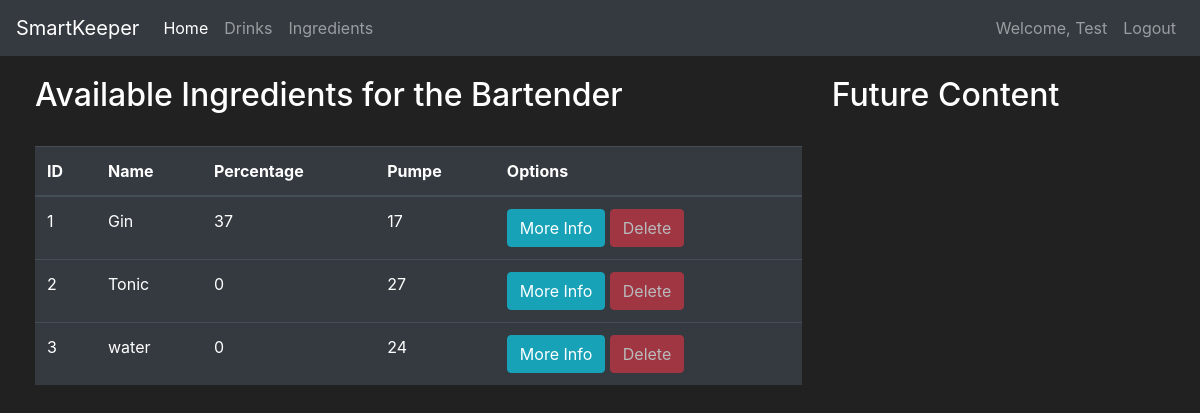
/ingredients (signed in), run on an earlier commit of the app's database.
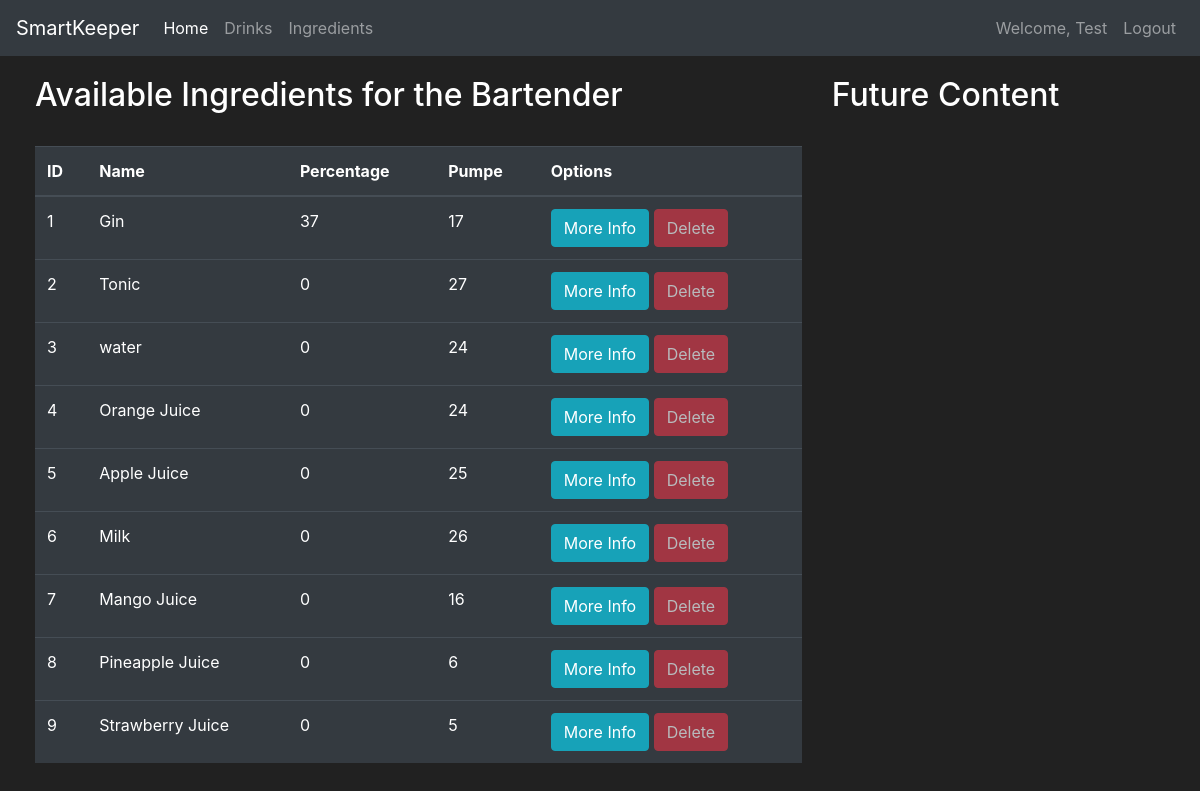
And on a later commit of the database.
### drinks/models.py (models this page shows, shortened)
class User(db.Model, UserMixin):
    id = db.Column(db.Integer(), primary_key=True)
    username = db.Column(db.String(length=30), nullable=False, unique=True)
    email_address = db.Column(db.String(length=50), nullable=False, unique=True)
    password_hash = db.Column(db.String(length=60), nullable=False)
    @property
    def password(self):
        return self.password

class Ingredient(db.Model):
    id = db.Column(db.Integer(), primary_key=True)
    name = db.Column(db.String(length=30), nullable=False, unique=True)
    percentage = db.Column(db.Integer(), nullable=False)
    pump = db.Column(db.Integer(), nullable=False)
    mapping = db.relationship("Map", backref="ingredient", lazy=True)

### drinks/routes.py (the view)
@app.route("/ingredients", methods=["GET", "POST"])
@login_required
def ingredients_page():
    deleteIngredient_form = DeleteIngredientForm()
    if request.method == "GET":
        ingredients = Ingredient.query.order_by(Ingredient.id.asc()).all()
        list = db.session.query(Drink, Ingredient, Map).filter(Drink.id == Map.drinkID).filter(Map.ingredientID == Ingredient.id).order_by(Ingredient.id.asc()).all()
        return render_template("ingredients.html", list=list, ingredients=ingredients, deleteIngredient_form=deleteIngredient_form)

### drinks/models.py (called while the page is built)
@login_manager.user_loader
def load_user(user_id):
    return User.query.get(int(user_id))

### drinks/templates/ingredients.html (shortened to what this page needs)
{% extends 'base.html' %}
{% block content %}
<div class="row" style="margin-top:20px; margin-left:20px">
  <div class="col-8">
    <h2>Available Ingredients for the Bartender</h2>
    <br>
    <table class="table table-hover table-dark">
      <thead>
        <tr>
          <th scope="col">ID</th>
          <th scope="col">Name</th>
          <th scope="col">Percentage</th>
          <th scope="col">Pumpe</th>
          <th scope="col">Options</th>
        </tr>
      </thead>
      <tbody>
        {% for ingredient in ingredients %}
        <tr>
          <td>{{ ingredient.id }}</td>
          <td>{{ ingredient.name }}</td>
          <td>{{ ingredient.percentage }}</td>
          <td>{{ ingredient.pump }}</td>
          <td>
            <button class="btn btn-outline btn-info" data-toggle="modal"
              data-target="#Modal-IngredientMoreInfo-{{ ingredient.id }}">More Info</button>
            <button class="btn btn-outline btn-danger" data-toggle="modal"
              data-target="#Modal-DeleteIngredientConfirm-{{ ingredient.id }}" disabled>Delete</button>
          </td>
        </tr>
        {% endfor %}
      </tbody>
    </table>
  </div>
  <div class="col-4">
    <h2>Future Content</h2>
    <br>
    <br>
  </div>
</div>
{% endblock %}

### drinks/templates/base.html (shortened to what this page needs)
<!doctype html>
<html lang="en">
   <head>
      <link rel="stylesheet" href="https://cdn.jsdelivr.net/npm/bootstrap@4.5.3/dist/css/bootstrap.min.css">
   </head>
   <body>
      <nav class="navbar navbar-expand-md navbar-dark bg-dark">
        <a class="navbar-brand" href="{{ url_for('home_page') }}">SmartKeeper</a>
        <div class="collapse navbar-collapse" id="navbarNav">
            <ul class="navbar-nav mr-auto">
                <li class="nav-item active">
                    <a class="nav-link" href="{{ url_for('home_page') }}">Home <span class="sr-only">(current)</span></a>
                </li>
                <li class="nav-item">
                    <a class="nav-link" href="{{ url_for('drinks_page') }}">Drinks</a>
                </li>
                <li class="nav-item">
                    <a class="nav-link" href="{{ url_for('ingredients_page') }}">Ingredients</a>
                </li>
            </ul>
                {% if current_user.is_authenticated %}
                    <ul class="navbar-nav">
                        <li class="nav-item">
                            <a class="nav-link">Welcome, {{ current_user.username }}</a>
                        </li>
                        <li class="nav-item">
                            <a class="nav-link" href="{{ url_for('logout_page') }}">Logout</a>
                        </li>
                    </ul>
                {% endif %}
        </div>
      </nav>
      {% block content %}
      {% endblock %}
   </body>
</html>

### drinks/templates/includes/ingredient_modals.html (style rules this page uses)
a { text-align: center; }

### drinks/templates/base.html (style rules this page uses)
body { background-color: #212121; color: white }

What changed in the data, as far as the page shows it:
added Ingredient: id "4", name "Orange Juice", percentage "0", pump "24"
added Ingredient: id "5", name "Apple Juice", percentage "0", pump "25"
added Ingredient: id "6", name "Milk", percentage "0", pump "26"
added Ingredient: id "7", name "Mango Juice", percentage "0", pump "16"
added Ingredient: id "8", name "Pineapple Juice", percentage "0", pump "6"
added Ingredient: id "9", name "Strawberry Juice", percentage "0", pump "5"
